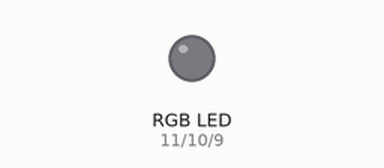
Recording of a sketch running on a simulated Arduino Uno, built with avr-gcc and run on an emulated ATmega328P. Shown: an RGB LED mixed from three pins (HIGH = lit). Dim RGB values are drawn brighter than linear.

Above: at 0.15 s.
At 7.09 s:
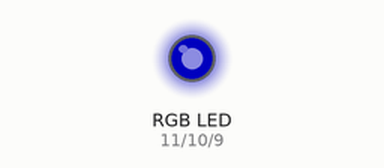
At 13.73 s:
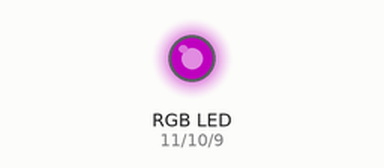
At 16.45 s:
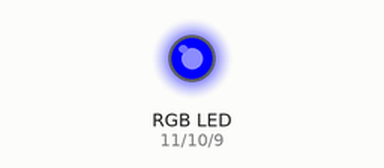
Timing chart, 0 to 18.1 s (numbered marks = the images above):
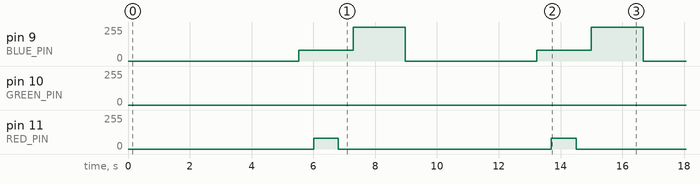

The sketch:

Etape09.ino
```cpp
#define RED_PIN 11
#define GREEN_PIN 10
#define BLUE_PIN 9

int r = 0;
int g = 0;
int b = 0;

void setup() {
  pinMode(RED_PIN, OUTPUT);
  pinMode(GREEN_PIN, OUTPUT);
  pinMode(BLUE_PIN, OUTPUT);
}

void loop() {
  setColor(255, 0, 0);    // red
  setColor(0, 255, 0);    // green
  setColor(0, 0, 255);    // blue
  setColor(255, 255, 0);  // yellow
  setColor(80, 0, 80);    // purple
  setColor(0, 255, 255);  // aqua
}

void setColor(int red, int green, int blue) {
  while ( r != red || g != green || b != blue ) {
    if ( r < red ) r += 1;
    if ( r > red ) r -= 1;

    if ( g < green ) g += 1;
    if ( g > green ) g -= 1;

    if ( b < blue ) b += 1;
    if ( b > blue ) b -= 1;

    analogWrite(RED_PIN, r);
    analogWrite(GREEN_PIN, g);
    analogWrite(BLUE_PIN, b);
    delay(5);
  }
}
```

Measured:
- by itself, pin 9 (BLUE_PIN): 0/255 → 80/255 at 5.5 s, → 255/255 1.8 s later, → 0/255 1.7 s later, → 80/255 4.3 s later, … (6 changes in this stretch)
- by itself, pin 11 (RED_PIN): alternates 80/255 for 0.80 s and 0/255 for 6.9 s
